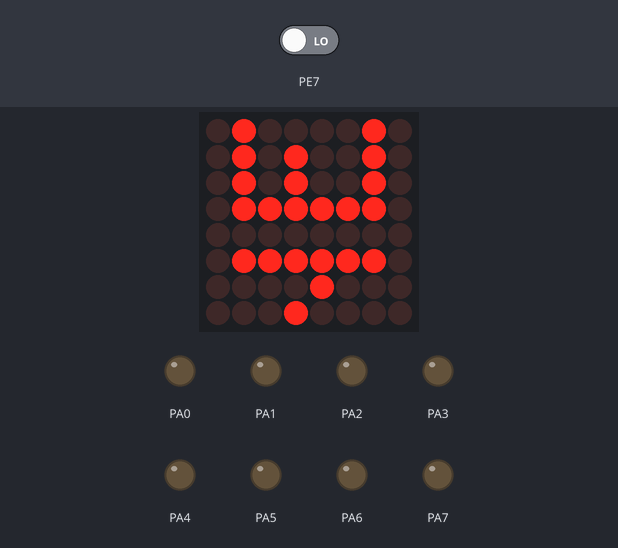
Bench run of a program on a simulated ATmega128, built with avr-gcc and emulated at 8 MHz. On the bench: 8×8 LED matrix, output pins drawn as LEDs (lit = HIGH). Wiring (inferred from the names in the program): HT16K33 LED driver at I2C address 0x70. The inputs (shaded band) are chosen by the test bench; at power-on: PE7 LOW.

Above: at 1.27 s.
1.3 s: PE7 driven HIGH
At 1.7 s:
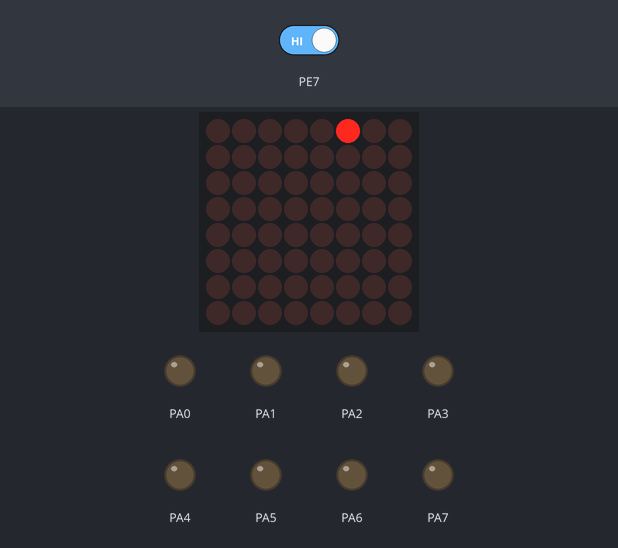
At 2.06 s:
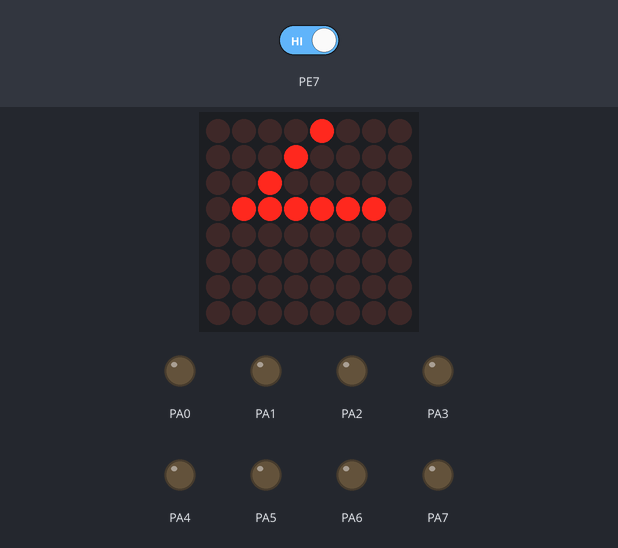

Measured:
- after the input at 1.3 s, the display: changes at once (image 1)
- what the display in image 1 shows lasts 0.5 s, from 1.3 s to 1.8 s

The program:

main.c
```c
/*
 * DisplayText.c
 *
 * Created: 22-3-2018 12:28:11
 * Author : Thijs Wijnen & Zwen van Erkelens
 */

#define F_CPU 8000000

#include <avr/io.h>
#include <util/delay.h>
#include <avr/interrupt.h>
#include "board.h"
#include "ledmatrix.h"

void wait( int ms )
/*
short:			Busy wait number of millisecs
inputs:			int ms (Number of millisecs to busy wait)
outputs:
notes:			Busy wait, not very accurate. Make sure (external)
				clock value is set. This is used by _delay_ms inside
				util/delay.h
Version :    	Initial code
*******************************************************************/
{
	for (int i=0; i<ms; i++)
	{
		_delay_ms( 1 );		// library function (max 30 ms at 8MHz)
	}
}

/*
	initMatrix()

	This will initialize the matrix for writing text on the matrix display
*/
void initMatrix(void){
	twi_init();
	initBoard();

	DDRA = 0b11111111;

	EICRB |= 0b11000000; //set INT7 faling edge
	EIMSK |= 0b10000000; //enable INT&
	//enable global interrupt system
	sei();
}

/*
	main()

	Method that will be called on start-up. With a forever loop that will show the text and scrolls it
*/
int main(void)
{
	initMatrix();
	wait(500);

	while (1)
	{
		show_text();
		upOffset();
		wait(80);
	}
}
```

board.c
```c
/*
 * Board.c
 *
 * Created: 22-3-2018 12:16:43
 *  Author: Thijs Wijnen & Zwen van Erkelens
 */

 #include <ctype.h>
 #include <string.h>
 #include <stdlib.h>
 #include "ledmatrix.h"
 #include "board.h"

void write_board_data_w(void);
void write_board_data(int*);
void upOffset(void);

int offset = 0;
int counter = 0;

/*
	upOffset()

	By changing the 'offset' variable the display will scroll
*/
void upOffset(void){
	offset++;
	if(offset > counter){
		offset = 0;
	}
}

/*
	initBoard()

	Calls the function 'clearBoard()' for clearing the board. This function will usually be called at start-up
*/
 void initBoard(void)
 {
	clearBoard();
 }

 /*
	clearBoard()

	This will clean the board
 */
 void clearBoard(void)
 {
	int board[8];

	for(int row = 0; row < 8; row++)
	{
		for(int column = 0; column < 8; column++)
		{
			board[row] = 0;
		}
	}
	write_board_data(board);
 }

 /*
	write_board_data(int* text)

	From the given array it writes data to the display
 */
 void write_board_data(int* text)
 {
	 char columnValue = 0;
	 int value = 8;
	 for(int row = 0; row < 8; row++)
	 {
		 columnValue = text[value + offset];
		 write_data(getRowAddress(row),columnValue);
		 value--;
	 }
 }

 /*
	show_text()

	For every character of the hardcoded character array it translates them into a int array that represents the character.
	It fills another int array with the arrays and from that it will write it on the display
 */
 void show_text(void){

	 int* text = malloc((38 * 8) * sizeof(int));

	 // Letters
	 int letterA[5] = {0x3e, 0x09, 0x09, 0x09, 0x3e};
	 int letterB[5] = {0x3f, 0x25, 0x25, 0x25, 0x1a};
	 int letterC[5] = {0x1e, 0x21, 0x21, 0x21, 0x21};
	 int letterD[5] = {0x3f, 0x21, 0x21, 0x21, 0x1e};
	 int letterE[5] = {0x3f, 0x25, 0x25, 0x21, 0x21};
	 int letterF[5] = {0x3f, 0x05, 0x05, 0x05, 0x01};
	 int letterG[5] = {0x3f, 0x21, 0x25, 0x25, 0x3d};
	 int letterH[5] = {0x3f, 0x04, 0x04, 0x04, 0x3f};
	 int letterI[5] = {0x21, 0x21, 0x3f, 0x21, 0x21};
	 int letterJ[4] = {0x31, 0x21, 0x21, 0x3f};
	 int letterK[4] = {0x3f, 0x04, 0x0a, 0x31};
	 int letterL[4] = {0x3f, 0x20, 0x20, 0x20};
	 int letterM[5] = {0x3f, 0x01, 0x07, 0x01, 0x3f};
	 int letterN[5] = {0x3f, 0x02, 0x04, 0x08, 0x3f};
	 int letterO[5] = {0x3f, 0x21, 0x21, 0x21, 0x3f};
	 int letterP[5] = {0x3f, 0x09, 0x09, 0x09, 0x06};
	 int letterQ[5] = {0x06, 0x09, 0x09, 0x09, 0x3f};
	 int letterR[5] = {0x3f, 0x09, 0x19, 0x29, 0x06};
	 int letterS[5] = {0x16, 0x25, 0x25, 0x29, 0x1a};
	 int letterT[5] = {0x01, 0x01, 0x3f, 0x01, 0x01};
	 int letterU[5] = {0x0f, 0x10, 0x10, 0x08, 0x1f};
	 int letterV[5] = {0x07, 0x08, 0x10, 0x08, 0x07};
	 int letterW[5] = {0x1f, 0x20, 0x1c, 0x20, 0x1f};
	 int letterX[5] = {0x11, 0x0a, 0x04, 0x0a, 0x11};
	 int letterY[5] = {0x22, 0x14, 0x08, 0x04, 0x02};
	 int letterZ[6] = {0x41, 0x61, 0x51, 0x49, 0x45, 0x43};

	 // Spaces
	 int emptySpace[8] = {0x00,0x00,0x00,0x00,0x00,0x00,0x00,0x00};
	 int space[1] = {0x00};

	 for(int i = 0; i < 38; i++){
		memcpy(text + (i * 8), emptySpace, 8 * sizeof(int));
	 }
	 memcpy(text + 8, emptySpace, 8 * sizeof(int));
	 counter = 8;

	 char string[22] = "Nerds are the new cool";

	 for(int i = 0; i < 22; i++){
		 char character = tolower(string[i]);

		 switch(character){
			 case 'a':
				 memcpy(text + counter, letterA, 5 * sizeof(int));
				 counter += 5;
				 break;
			 case 'b':
				 memcpy(text + counter, letterB, 5 * sizeof(int));
				 counter += 5;
				 break;
			 case 'c':
				 memcpy(text + counter, letterC, 5 * sizeof(int));
				 counter += 5;
				 break;
			 case 'd':
				 memcpy(text + counter, letterD, 5 * sizeof(int));
				 counter += 5;
				 break;
			 case 'e':
				 memcpy(text + counter, letterE, 5 * sizeof(int));
				 counter += 5;
				 break;
			 case 'f':
				 memcpy(text + counter, letterF, 5 * sizeof(int));
				 counter += 5;
				 break;
			 case 'g':
				 memcpy(text + counter, letterG, 5 * sizeof(int));
				 counter += 5;
				 break;
			 case 'h':
				 memcpy(text + counter, letterH, 5 * sizeof(int));
				 counter += 5;
				 break;
			 case 'i':
				 memcpy(text + counter, letterI, 5 * sizeof(int));
				 counter += 5;
				 break;
			 case 'j':
				 memcpy(text + counter, letterJ, 4 * sizeof(int));
				 counter += 4;
				 break;
			 case 'k':
				 memcpy(text + counter, letterK, 4 * sizeof(int));
				 counter += 4;
				 break;
			 case 'l':
				 memcpy(text + counter, letterL, 4 * sizeof(int));
				 counter += 4;
				 break;
			 case 'm':
				 memcpy(text + counter, letterM, 5 * sizeof(int));
				 counter += 5;
				 break;
			 case 'n':
				 memcpy(text + counter, letterN, 5 * sizeof(int));
				 counter += 5;
				 break;
			 case 'o':
				 memcpy(text + counter, letterO, 5 * sizeof(int));
				 counter += 5;
				 break;
			 case 'p':
				 memcpy(text + counter, letterP, 5 * sizeof(int));
				 counter += 5;
				 break;
			 case 'q':
				 memcpy(text + counter, letterQ, 5 * sizeof(int));
				 counter += 5;
				 break;
			 case 'r':
				 memcpy(text + counter, letterR, 5 * sizeof(int));
				 counter += 5;
				 break;
			 case 's':
				 memcpy(text + counter, letterS, 5 * sizeof(int));
				 counter += 5;
				 break;
			 case 't':
				 memcpy(text + counter, letterT, 5 * sizeof(int));
				 counter += 5;
				 break;
			 case 'u':
				 memcpy(text + counter, letterU, 5 * sizeof(int));
				 counter += 5;
				 break;
			 case 'v':
				 memcpy(text + counter, letterV, 5 * sizeof(int));
				 counter += 5;
				 break;
			 case 'w':
				 memcpy(text + counter, letterW, 5 * sizeof(int));
				 counter += 5;
				 break;
			 case 'x':
				 memcpy(text + counter, letterX, 5 * sizeof(int));
				 counter += 5;
				 break;
			 case 'y':
				 memcpy(text + counter, letterY, 5 * sizeof(int));
				 counter += 5;
				 break;
			 case 'z':
				 memcpy(text + counter, letterZ, 6 * sizeof(int));
				 counter += 6;
				 break;
			 case ' ':
				 memcpy(text + counter, space, sizeof(int));
				 memcpy(text + counter, space, sizeof(int));
				 counter += 2;
				 break;
		}

		memcpy(text + counter, space, sizeof(int));
		counter++;
	 }

	 write_board_data(text);
	 free(text);
 }
```

board.h
```c
#ifndef _board_H
#define _board_H

/*
 * board.h
 *
 * Created: 22-3-2018 12:25:41
 *  Author: Thijs Wijnen & Zwen van Erkelens
 */

 #define Led_On 1
 #define Led_Off 0

 void initBoard(void);
 void clearBoard(void);
 void upOffset(void);
 void write_board_data(int*);
 void show_text(void);
 #endif
```

ledmatrix.c
```c
// (licence header left out)
#include "ledmatrix.h"

char addressOfrow[]= {0x00,0x02,0x04,0x06,0x08,0x0A,0x0C,0x0E};

/*
	getRowAddress(int)

	This method returns the address of the given row
*/
char getRowAddress(int row)
{
	return addressOfrow[row];
}

/******************************************************************/
void twi_init(void)
/*
short:			Init AVR TWI interface and set bitrate
inputs:
outputs:
notes:			TWI clock is set to 100 kHz
Version :    	DMK, Initial code
*******************************************************************/
{
	TWSR = 0;
	TWBR = 32;	 // TWI clock set to 100kHz, prescaler = 0
	// Init HT16K22. Page 32 datasheet
	twi_start();
	twi_tx(0xE0);	// Display I2C addres + R/W bit
	twi_tx(0x21);	// Internal osc on (page 10 HT16K33)
	twi_stop();

	twi_start();
	twi_tx(0xE0);	// Display I2C address + R/W bit
	twi_tx(0xA0);	// HT16K33 pins all output
	twi_stop();

	twi_start();
	twi_tx(0xE0);	// Display I2C address + R/W bit
	twi_tx(0xE3);	// Display Dimming 4/16 duty cycle
	twi_stop();

	twi_start();
	twi_tx(0xE0);	// Display I2C address + R/W bit
	twi_tx(0x81);	// Display OFF - Blink On
	twi_stop();

}

/******************************************************************/
void twi_start(void)
/*
short:			Generate TWI start condition
inputs:
outputs:
notes:
Version :    	DMK, Initial code
*******************************************************************/
{
	TWCR = (0x80 | 0x20 | 0x04);
	while( 0x00 == (TWCR & 0x80) );
}

/******************************************************************/
void twi_stop(void)
/*
short:			Generate TWI stop condition
inputs:
outputs:
notes:
Version :    	DMK, Initial code
*******************************************************************/
{
	TWCR = (0x80 | 0x10 | 0x04);
}

/******************************************************************/
void twi_tx(unsigned char data)
/*
short:			transmit 8 bits data
inputs:
outputs:
notes:
Version :    	DMK, Initial code
*******************************************************************/
{
	TWDR = data;
	TWCR = (0x80 | 0x04);
	while( 0 == (TWCR & 0x80) );
}

void write_data(unsigned char adress,unsigned char data)
{
	twi_start();
	twi_tx(0xE0);	// Display I2C addres + R/W bit
	twi_tx(adress);	// Address
	twi_tx(data);	// data
	twi_stop();
}
```

ledmatrix.h
```c
#ifndef _ledmatrix_H
#define _ledmatrix_H

/*
 * ledmatrix.h
 *
 * Created: 22-3-2018 12:21:39
 *  Author: Thijs Wijnen & Zwen van Erkelens
 */


 #include <avr/io.h>

 void twi_start(void);
 void twi_stop(void);
 void twi_tx(unsigned char data);
 void twi_init(void);
 void write_data(unsigned char,unsigned char);
 char getRowAddress(int);

 #endif
```
